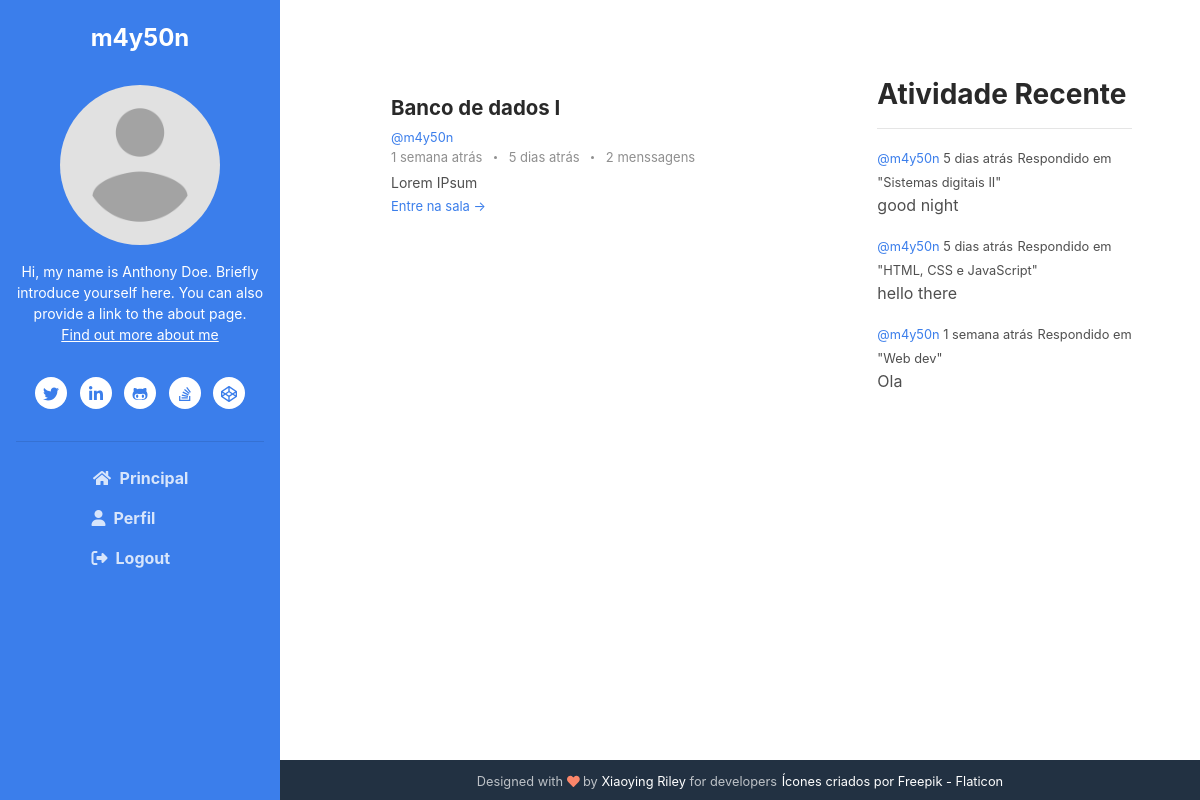
/profile/3 (signed in), run on an earlier commit of the app's database.
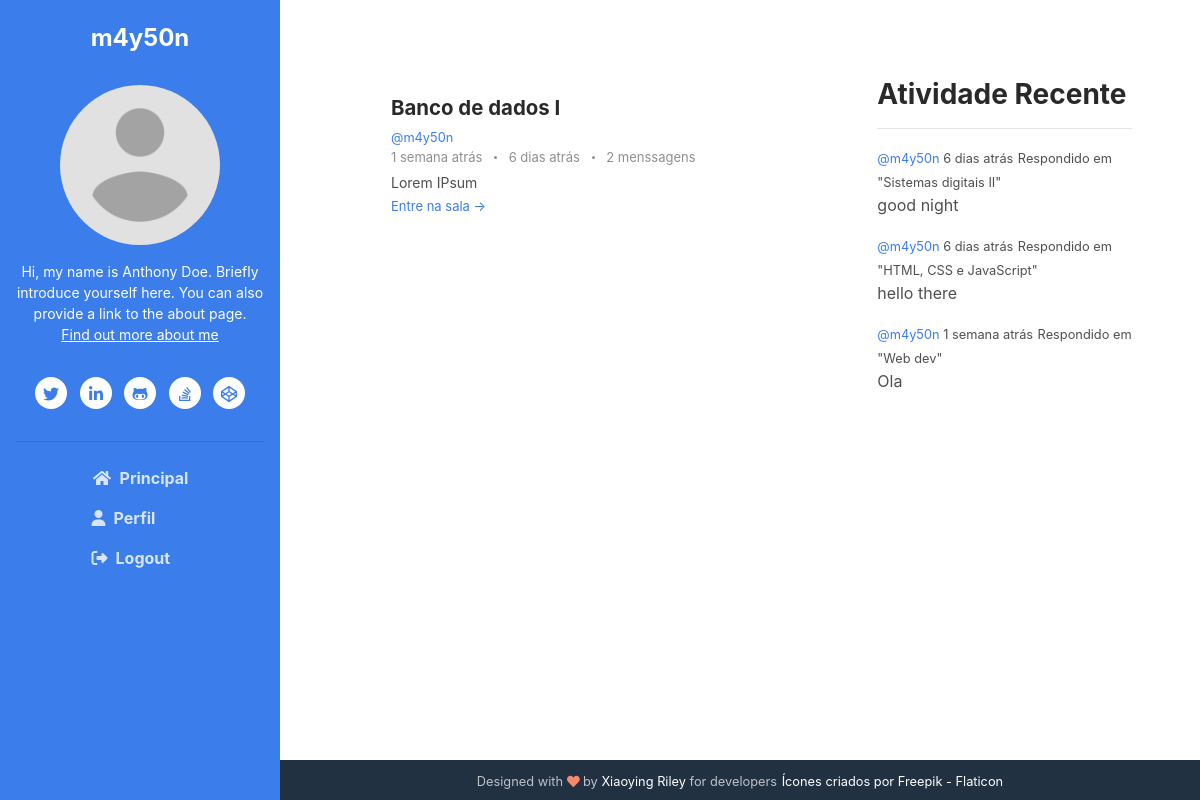
And on a later commit of the database.
### base/models.py (models this page shows, shortened)
class Message(models.Model):
    user = models.ForeignKey(User, on_delete=models.CASCADE)
    room = models.ForeignKey(Room, on_delete=models.CASCADE)
    body = models.TextField()
    update = models.DateTimeField(auto_now=True)
    created = models.DateTimeField(auto_now_add=True)
    created_in = models.TextField(null=True, blank=True)

class Room(models.Model):
    host = models.ForeignKey(User, on_delete=models.SET_NULL, null=True)
    classe = models.ForeignKey(Classe, on_delete=models.SET_NULL, null=True)
    name = models.CharField(max_length=200)
    desc = models.TextField(null=True, blank=True)
    participants = models.ManyToManyField(
        User, related_name='participants', blank=True)
    updated = models.DateTimeField(auto_now=True)
    created = models.DateTimeField(auto_now_add=True)
    created_in = models.TextField(null=True, blank=True)
    class Meta:
        ordering = ['-updated', '-created']
    def __str__(self):
        return self.name

### base/views.py (the view)
# urls.py: path('profile/<str:pk>', views.userProfile, name="user-profile"),
@login_required(login_url='login')
def userProfile(request, pk):
    user = User.objects.get(id=pk)
    rooms = user.room_set.all()
    room_messages = user.message_set.all().order_by('-created')
    classes = Classe.objects.all()
    recent_activity = room_messages[:6]
    context = {'user': user, 'rooms': rooms,
               'room_messages': room_messages, 'classes': classes, 'recent_activity': recent_activity}
    return render(request, 'base/profile.html', context)

### base/templates/base/profile.html
{% extends 'main.html' %}
{% block content%}
    <div class="main-2-column main-container">
        <div>
            {% include 'base/feed_component.html' %}
        </div>
        <div>
            {% include 'base/activity_component.html' %}
        </div>
    </div>
{% endblock content %}

### base/templates/base/feed_component.html (shortened to what this page needs)
{% load humanize %}
<section class="blog-list px-3 py-5 p-md-5 ">
    <div class="container">
        {% for room in rooms %}
            <div class="item mb-5">
                <div class="media">
                    <div class="media-body">
                        <h3 class="title mb-1"><a href="{% url 'room' room.id%}">{{room.name}}</a></h3>
                        <small><a href="{% url 'user-profile' room.host.id %}">@{{room.host.username}}</a></small>
                        <div class="meta mb-1"><span class="date">
                            {{room.created_in}}
                        </span>
                            {% if room.message_set.all.count > 0 %}
                            <span class="time">
                            {% for m in room.message_set.all %}
                                {% if forloop.last %}
                                {{m.created_in}}
                                {% endif %}
                            {% endfor%}
                            </span>
                            {% endif %}
                            <span class="comment">
                                <a href="#">
                                    {{room.message_set.all.count}}
                                {% if room.message_set.all.count > 1 or room.message_set.all.count == 0%}
                                    menssagens
                                {% else %}
                                    menssagem
                                {% endif %}
                                </a>
                            </span>
                        </div>
                        <div class="intro">{{room.desc|truncatechars:70}}</div>
                        <a class="more-link" href="{% url 'room' room.id%}">Entre na sala &rarr;</a>
                    </div>
                </div>
            </div>
        {% endfor %}
    </div>
</section>

### base/templates/base/activity_component.html (shortened to what this page needs)
{% load humanize %}
<div class="recent-container">
	<h3>Atividade Recente</h3>
	<hr />
	{% for message in recent_activity%}
	<div>
		<small
			><a href="{% url 'user-profile' message.user.id%}">@{{message.user}} </a>
			{{message.created_in}}</small
		>
		<small>Respondido em "{{message.room}}"</small>
		<p>{{message.body|truncatechars:50}}</p>
	</div>
	{% endfor %}
</div>

What changed in the data, as far as the page shows it:
changed Message (number 1 of 4 on the later page): created_in "5 dias atrás" → "6 dias atrás"
changed Message "good night": created_in "5 dias atrás" → "6 dias atrás"
changed Message "hello there": created_in "5 dias atrás" → "6 dias atrás"
